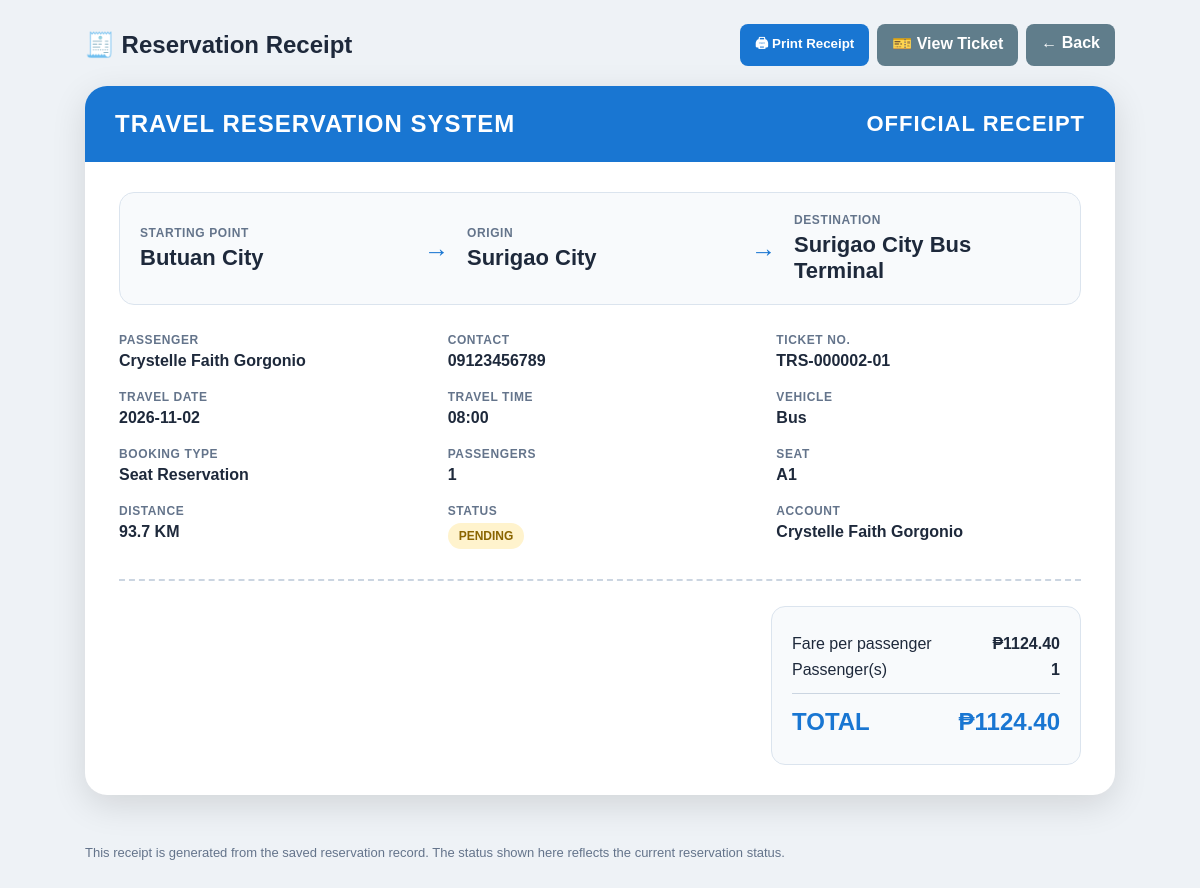
Screenshot of /receipt/TRS-000002-01 (signed in) with the database file from the repository.
### tables this page shows
CREATE TABLE tickets (
            ticket_id INTEGER PRIMARY KEY AUTOINCREMENT,
            reservation_id INTEGER NOT NULL,
            user_id INTEGER NOT NULL,
            passenger_name TEXT NOT NULL,
            contact TEXT NOT NULL,
            starting_location TEXT NOT NULL,
            origin TEXT NOT NULL,
            destination TEXT NOT NULL,
            travel_date TEXT NOT NULL,
            travel_time TEXT NOT NULL,
            vehicle TEXT NOT NULL,
            seat_number TEXT NOT NULL,
            fare REAL DEFAULT 0,
            status TEXT DEFAULT 'Pending',
            booking_type TEXT,
            passengers INTEGER DEFAULT 1,
            ticket_number TEXT UNIQUE NOT NULL,
            FOREIGN KEY (reservation_id)
                REFERENCES reservations(reservation_id),
            FOREIGN KEY (user_id)
                REFERENCES users(user_id)
        );

CREATE TABLE reservations (
            reservation_id INTEGER PRIMARY KEY AUTOINCREMENT,
            user_id INTEGER NOT NULL,
            passenger_name TEXT NOT NULL,
            contact TEXT NOT NULL,
            starting_location TEXT NOT NULL,
            origin TEXT NOT NULL,
            destination TEXT NOT NULL,
            travel_date TEXT NOT NULL,
            travel_time TEXT NOT NULL,
            vehicle TEXT NOT NULL,
            passengers INTEGER NOT NULL,
            distance REAL DEFAULT 0,
            fare REAL DEFAULT 0,
            status TEXT DEFAULT 'Pending', seat_number TEXT DEFAULT '', ticket_number TEXT DEFAULT '', booking_type
            TEXT DEFAULT 'Ride Reservation', passenger_names TEXT,
            FOREIGN KEY (user_id) REFERENCES users(user_id)
        );

CREATE TABLE users (
            user_id INTEGER PRIMARY KEY AUTOINCREMENT,
            full_name TEXT NOT NULL,
            username TEXT UNIQUE NOT NULL,
            password TEXT NOT NULL,
            contact TEXT
        );

### TravelReservationSystem/app.py (the view)
@app.route("/receipt/<ticket_number>")
def view_receipt(ticket_number):
    if "user_id" not in session:
        return redirect(url_for("login"))
    conn = get_db()
    ticket = conn.execute(
        """
        SELECT
            t.*,
            r.distance AS distance,
            u.full_name AS account_name,
            u.username
        FROM tickets t
        JOIN reservations r
            ON t.reservation_id = r.reservation_id
        JOIN users u
            ON t.user_id = u.user_id
        WHERE t.ticket_number = ?
        """,
        (ticket_number,)
    ).fetchone()
    conn.close()
    if not ticket:
        abort(404)
    if session.get("username") != "admin":
        if ticket["user_id"] != session.get("user_id"):
            flash(
                "You can only view your own receipt.",
                "error"
            )
            return redirect(url_for("dashboard"))
    return render_template(
        "receipt.html",
        ticket=ticket
    )

### TravelReservationSystem/app.py (called while the page is built)
def get_db():
    conn = sqlite3.connect(DATABASE, timeout=30)
    conn.row_factory = sqlite3.Row
    return conn

### TravelReservationSystem/templates/receipt.html (shortened to what this page needs)
<!DOCTYPE html>
<html lang="en">
<head>
</head>
<body>
<div class="topbar">
    <h2>🧾 Reservation Receipt</h2>
    <div class="actions">
        <button onclick="window.print()">🖨 Print Receipt</button>
        <a class="btn gray" href="{{ url_for('view_ticket', ticket_number=ticket.ticket_number) }}">
            🎫 View Ticket
        </a>
        <a class="btn gray" href="{{ url_for('dashboard') }}">← Back</a>
    </div>
</div>
<div class="receipt-wrap">
    <div class="receipt">
        <div class="receipt-head">
            <div class="brand">TRAVEL RESERVATION SYSTEM</div>
            <div class="receipt-title">OFFICIAL RECEIPT</div>
        </div>
        <div class="receipt-body">
            <div class="route">
                <div class="place">
                    <small>STARTING POINT</small>
                    <strong>{{ ticket.starting_location }}</strong>
                </div>
                <div class="arrow">→</div>
                <div class="place">
                    <small>ORIGIN</small>
                    <strong>{{ ticket.origin if ticket.origin else '—' }}</strong>
                </div>
                <div class="arrow">→</div>
                <div class="place">
                    <small>DESTINATION</small>
                    <strong>{{ ticket.destination }}</strong>
                </div>
            </div>
            <div class="info-grid">
                <div>
                    <span class="label">PASSENGER</span>
                    <div class="value">{{ ticket.passenger_name }}</div>
                </div>
                <div>
                    <span class="label">CONTACT</span>
                    <div class="value">{{ ticket.contact }}</div>
                </div>
                <div>
                    <span class="label">TICKET NO.</span>
                    <div class="value">{{ ticket.ticket_number }}</div>
                </div>
                <div>
                    <span class="label">TRAVEL DATE</span>
                    <div class="value">{{ ticket.travel_date }}</div>
                </div>
                <div>
                    <span class="label">TRAVEL TIME</span>
                    <div class="value">{{ ticket.travel_time }}</div>
                </div>
                <div>
                    <span class="label">VEHICLE</span>
                    <div class="value">{{ ticket.vehicle }}</div>
                </div>
                <div>
                    <span class="label">BOOKING TYPE</span>
                    <div class="value">{{ ticket.booking_type }}</div>
                </div>
                <div>
                    <span class="label">PASSENGERS</span>
                    <div class="value">{{ ticket.passengers }}</div>
                </div>
                <div>
                    <span class="label">SEAT</span>
                    <div class="value">{{ ticket.seat_number if ticket.seat_number else 'RIDE' }}</div>
                </div>
                <div>
                    <span class="label">DISTANCE</span>
                    <div class="value">{{ '%.1f'|format(ticket.distance|float) }} KM</div>
                </div>
                <div>
                    <span class="label">STATUS</span>
                    <div class="value">
                        <span class="status {{ ticket.status|lower }}">
                            {{ ticket.status|upper }}
                        </span>
                    </div>
                </div>
                <div>
                    <span class="label">ACCOUNT</span>
                    <div class="value">{{ ticket.account_name }}</div>
                </div>
            </div>
            <div class="summary">
                <div class="total-box">
                    <div class="total-row">
                        <span>Fare per passenger</span>
                        <strong>₱{{ '%.2f'|format(ticket.fare|float) }}</strong>
                    </div>
                    <div class="total-row">
                        <span>Passenger(s)</span>
                        <strong>{{ ticket.passengers }}</strong>
                    </div>
                    <div class="total-row total">
                        <span>TOTAL</span>
                        <strong>₱{{ '%.2f'|format((ticket.fare|float) * (ticket.passengers|int)) }}</strong>
                    </div>
                </div>
            </div>
        </div>
    </div>
</div>
<div class="note">
    This receipt is generated from the saved reservation record. The status shown here reflects the current reservation status.
</div>
</body>
</html>

### TravelReservationSystem/templates/receipt.html (style rules this page uses)
* { box-sizing: border-box; }
body { margin: 0; font-family: Arial, sans-serif; background: #eef2f6; color: #1e293b; }
.topbar { max-width: 1050px; margin: 24px auto 0; display: flex; gap: 10px; align-items: center; justify-content: space-between; padding: 0 10px; }
.topbar h2 { margin: 0; }
.actions { display: flex; gap: 8px; flex-wrap: wrap; }
button, a.btn { border: 0; border-radius: 8px; padding: 10px 15px; cursor: pointer; text-decoration: none; font-weight: bold; background: #1976d2; color: white; }
.btn.gray { background: #607d8b; }
.receipt-wrap { max-width: 1050px; margin: 20px auto 50px; padding: 0 10px; }
.receipt { background: white; border-radius: 22px; overflow: hidden; box-shadow: 0 10px 35px rgba(0,0,0,.12); }
.receipt-head { background: #1976d2; color: white; padding: 24px 30px; display: flex; justify-content: space-between; align-items: center; gap: 20px; }
.brand { font-size: 24px; font-weight: 800; letter-spacing: 1px; }
.receipt-title { font-size: 22px; font-weight: 800; letter-spacing: 1px; }
.receipt-body { padding: 30px 34px; }
.route { display: grid; grid-template-columns: 1fr auto 1fr auto 1fr; gap: 18px; align-items: center; padding: 20px; border: 1px solid #dbe4ee; border-radius: 15px; background: #f8fafc; margin-bottom: 28px; }
.route .place { min-width: 0; }
.route small, .label { display: block; color: #64748b; font-size: 12px; font-weight: 700; letter-spacing: .6px; }
.route strong { display: block; font-size: 22px; margin-top: 5px; word-break: break-word; }
.arrow { font-size: 25px; color: #1976d2; }
.info-grid { display: grid; grid-template-columns: repeat(3, 1fr); gap: 20px 24px; }
.value { font-size: 16px; font-weight: 700; margin-top: 5px; word-break: break-word; }
.summary { margin-top: 30px; border-top: 2px dashed #cbd5e1; padding-top: 25px; display: flex; justify-content: flex-end; }
.total-box { min-width: 310px; padding: 20px; border-radius: 14px; background: #f8fafc; border: 1px solid #dbe4ee; }
.total-row { display: flex; justify-content: space-between; gap: 20px; margin: 8px 0; }
.total { margin-top: 14px; padding-top: 14px; border-top: 1px solid #cbd5e1; font-size: 24px; font-weight: 800; color: #1976d2; }
.status { display: inline-block; padding: 6px 11px; border-radius: 999px; font-weight: 800; font-size: 12px; }
.pending { background: #fff3cd; color: #8a6500; }
.note { max-width: 1050px; margin: 0 auto 40px; padding: 0 10px; color: #64748b; font-size: 13px; }

### rows the page displays
tickets: starting_location "Butuan City", origin "Surigao City", destination "Surigao City Bus Terminal", passenger_name "Crystelle Faith Gorgonio", contact "09123456789", ticket_number "TRS-000002-01", travel_date "2026-11-02", travel_time "08:00", vehicle "Bus", booking_type "Seat Reservation", passengers "1", seat_number "A1", status "PENDING", fare "1124.40", (ticket.fare|float)*(ticket.passengers|int) "1124.40"
reservations: distance "93.7"
users: account_name "Crystelle Faith Gorgonio"
